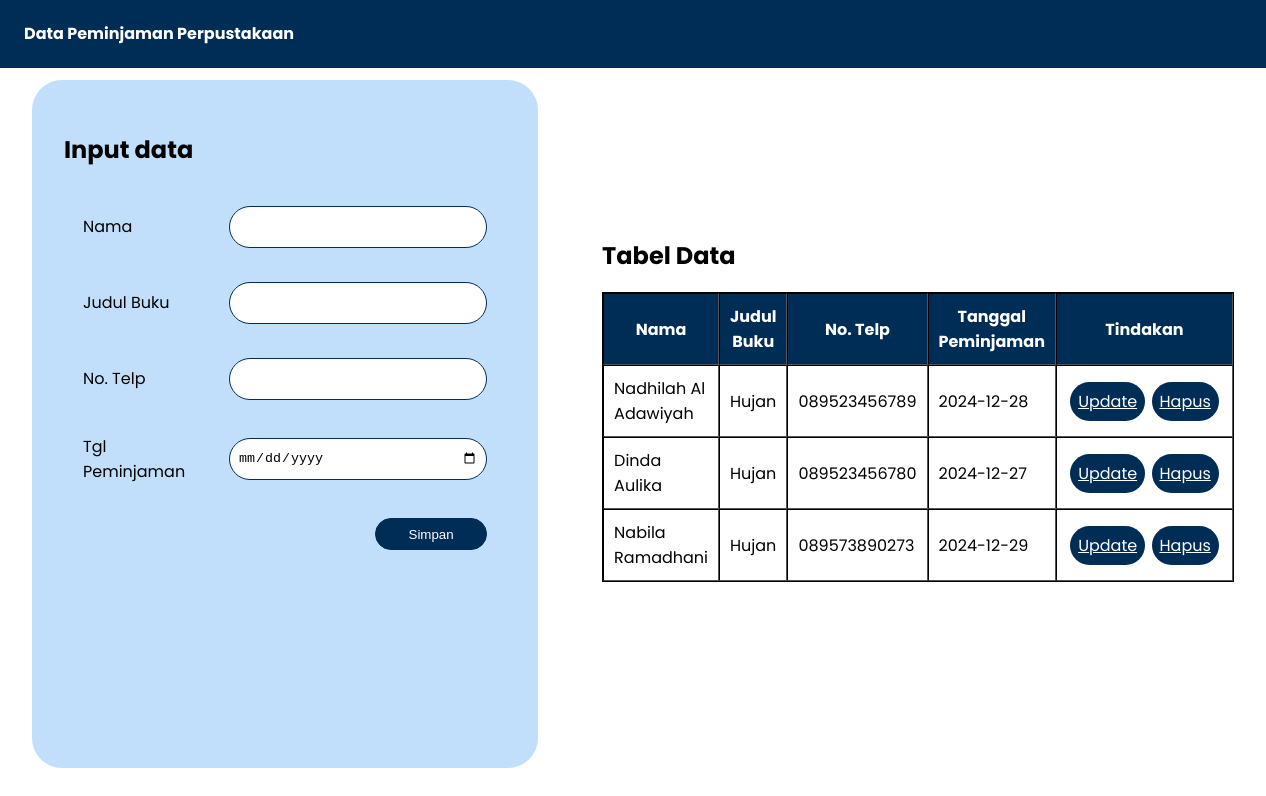
The page / on the database its author committed.
### tables this page shows
CREATE TABLE `tb_peminjaman` (
  `id_peminjaman` int(11) NOT NULL,
  `nama_peminjam` varchar(250) NOT NULL,
  `judul_buku` varchar(250) NOT NULL,
  `no_telp` varchar(20) NOT NULL,
  `tgl` date NOT NULL
);

### index.php (the view, shortened to what this page needs)
<!DOCTYPE html>
<html lang="en">
  <head>
    <link rel="stylesheet" href="style.css" />
  </head>
  <body>
    <nav class="header">
      <h1>Data Peminjaman Perpustakaan</h1>
    </nav>
    <section id="form" class="form">
        <h2>Input data</h2>
        <form action="upload.php" method="post">
		<table>
			<tr>
				<td>Nama</td>
				<td><input type="text" name="nama_peminjam"></td>
			</tr>
			<tr>
				<td>Judul Buku</td>
				<td><input type="text" name="judul_buku"></td>
			</tr>
			<tr>
				<td>No. Telp</td>
				<td><input type="text" name="no_telp"></td>
			</tr>
			<tr>
				<td>Tgl Peminjaman</td>
				<td><input type="date" name="tgl"></td>
			</tr>
			<tr>
				<td></td>
				<td><input type="submit" value="Simpan" id="btn"></td>
			</tr>
		</table>
	    </form>
    </section>
    <section id="data" class="data">
      <h2>Tabel Data</h2>
      <?php
        include "connect.php";
        $query = "SELECT * FROM tb_peminjaman";
        $sql = mysqli_query($connect, $query);
        $row = mysqli_num_rows($sql);
        if($row > 0){
          echo "<table border='1' cellpadding='10' cellspacing='0'>";
          echo "<tr>
                  <th>Nama</th>
                  <th>Judul Buku</th>
                  <th>No. Telp</th>
                  <th>Tanggal Peminjaman</th>
                  <th>Tindakan</th>
                </tr>";
          while($data = mysqli_fetch_array($sql)){
            echo "<tr>";
            echo "<td>" . $data['nama_peminjam'] . "</td>";
            echo "<td>" . $data['judul_buku'] . "</td>";
            echo "<td>" . $data['no_telp'] . "</td>";
            echo "<td>" . $data['tgl'] . "</td>";
            echo "<td>";
            echo "<a href='update.php?id_peminjaman=" . $data['id_peminjaman'] . "'>Update</a>";
            echo "<a href='delete.php?id_peminjaman=" . $data['id_peminjaman'] . "'>Hapus</a>";
            echo "</td>";
            echo "</tr>";
          }
          echo "</table>";
        } else{
          echo "<p>Belum ada data peminjaman</p>";
        }
      ?>
    </section>
  </body>
</html>

### style.css (style rules this page uses)
body { margin: 0; font-family: "Poppins", sans-serif; display: flex; justify-content: space-evenly; min-height: 100vh; }
.header { position: fixed; top: 0; right: 0; left: 0; padding: 0.5rem; background-color: #002d55; color: #fff; }
.header h1 { font-size: 1rem; padding-left: 1rem; }
.form { margin: 2rem; margin-top: 5rem; padding: 2rem; background-color: #c1dffa; border-radius: 30px; width: 50%; }
.form table { width: 100%; }
.form tr { display: flex; justify-content: space-between; align-items: center; }
.form td { font-size: 1rem; margin: 1rem; }
.form input { width: 15rem; height: 1.5rem; border: 1px solid #002d55; border-radius: 30px; padding: 0.5rem; }
#btn { width: 7rem; height: 2rem; background-color: #002d55; color: #fff; }
.data { margin: auto; padding: 2rem; border-radius: 30px; width: 60%; }
.data table { border: 1px solid #000; }
.data th { background-color: #002d55; color: #fff; }
.data td { background-color: #fff; }
.data a { padding: 0.5rem; margin: 0.2rem; background-color: #002d55; color: #fff; border-radius: 30px; }

### rows shown on the page
tb_peminjaman: nama_peminjam "Nadhilah Al Adawiyah", judul_buku "Hujan", no_telp "089523456789", tgl "2024-12-28"
tb_peminjaman: nama_peminjam "Dinda Aulika", judul_buku "Hujan", no_telp "089523456780", tgl "2024-12-27"
tb_peminjaman: nama_peminjam "Nabila Ramadhani", judul_buku "Hujan", no_telp "089573890273", tgl "2024-12-29"
